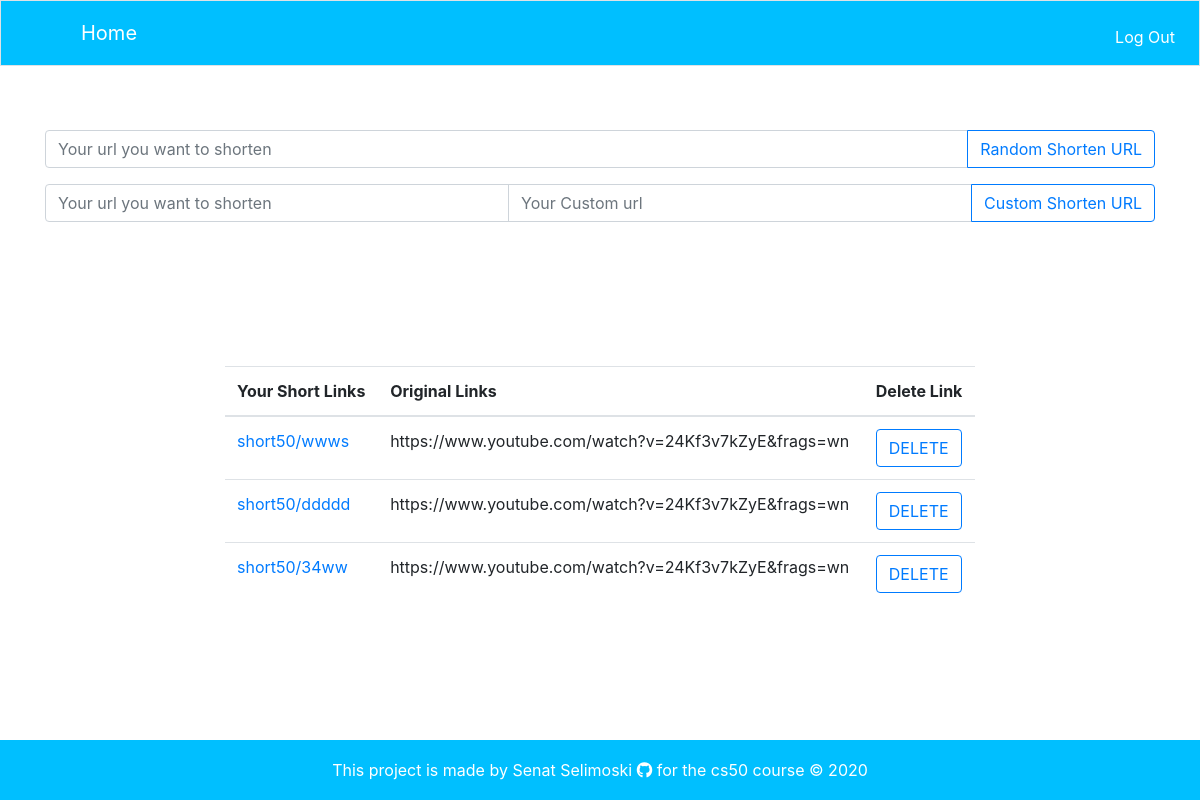
Page /home (signed in) on the earlier database version.
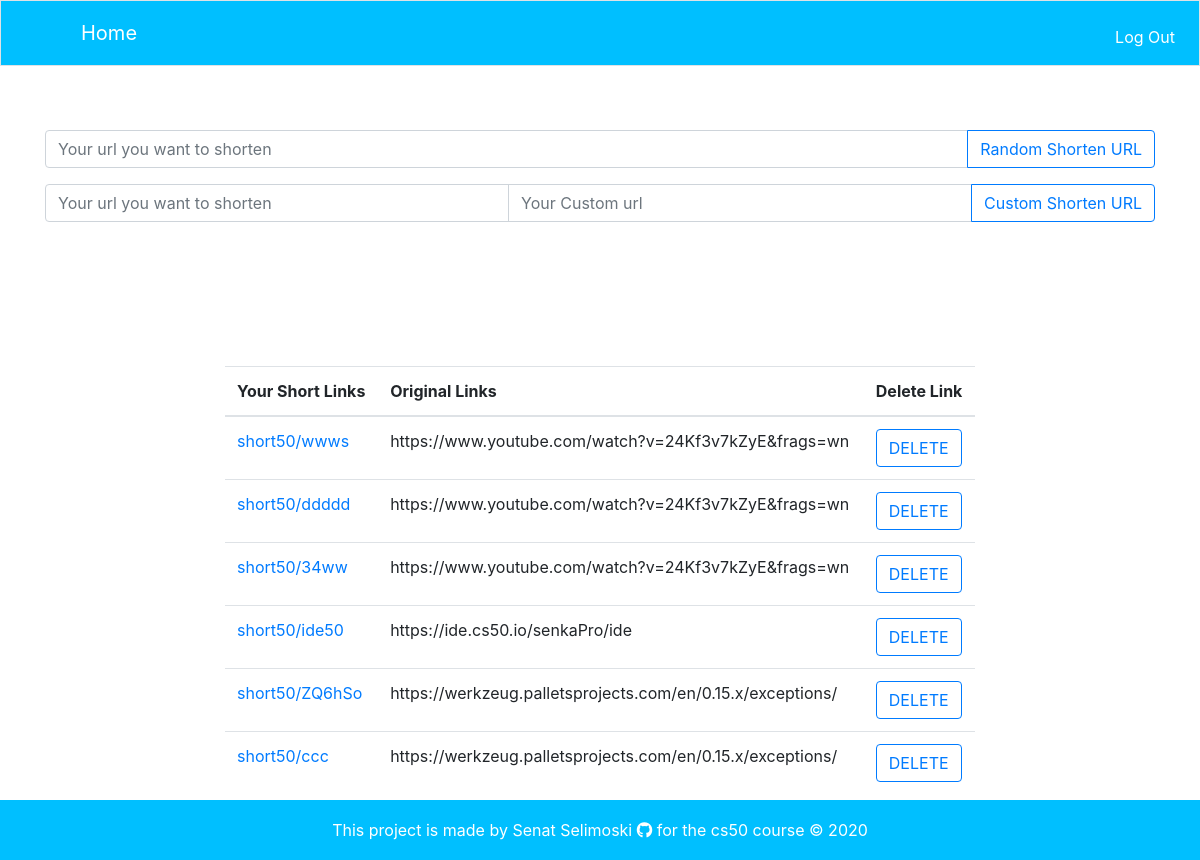
Same page on the later database version.
### models.py (models this page shows, shortened)
class ShortUrl(db.Model):
    __tablename__ = 'shortenurls'
    id = db.Column(db.Integer, primary_key=True)
    user = db.Column(db.String, db.ForeignKey('users.username'), nullable=False)
    link = db.Column(db.String, nullable=False)
    short_code = db.Column(db.String, unique=True)
    custom_code = db.Column(db.String, unique=True)

### app.py (the view)
@app.route("/home")
@login_required
def home():
    try:
        user = User.query.filter_by(username=session['username']).first()
        codes = user.links
    except HTTPException as e:
        return e
    return render_template('home.html', user=user,codes=codes)

### helpers.py (called while the page is built)
def login_required(f):
    @wraps(f)
    def decorated_function(*args, **kwargs):
        user = User.query.filter_by(username=session['username']).first()
        if user.is_authenticated == False:
            return redirect("/login")
        return f(*args, **kwargs)
    return decorated_function

### templates/home.html (shortened to what this page needs)
{% extends "base.html" %}
{% block body%}
<div class="container" id="links-inputs">
    <div class="row">
        <div class="col">
            <form  action="{{url_for('random_shorten')}}"method="post" >
            <div class="input-group mb-3">
              <input type="text" name="url" class="form-control" placeholder="Your url you want to shorten" aria-label="Recipient's username" aria-describedby="basic-addon2">
              <div class="input-group-append">
                <button class="btn btn-outline-primary" type="submit">Random Shorten URL</button>
              </div>
            </div>
            </form>
        </div>
        </div>
        <div class="row">
        <div class="col">
        <form action="{{url_for('custom_shorten')}}"method="post" >
        <div class="input-group mb-3">
          <input type="text" name="url" class="form-control" placeholder="Your url you want to shorten" aria-label="Recipient's username" aria-describedby="basic-addon2">
          <input type="text" name="custom_url"class="form-control" placeholder="Your Custom url">
          <div class="input-group-append">
            <button class="btn btn-outline-primary" type="submit">Custom Shorten URL</button>
          </div>
        </div>
        </form>
        </div>
        </div>
    </div>
</div>
<div class="container-fluid">
<div class="row">
    <div class="col-md-8 offset-2">
    {% if codes %}
    <table class="table table-hover">
        <thead>
        <tr>
          <th scope="col">Your Short Links</th>
          <th scope="col">Original Links</th>
          <th scope="col">Delete Link</th>
        </tr>
        </thead>
        <tbody>
        {% for code in codes %}
        <tr>
        {% if code.short_code  %}
          <td><a href="/{{code.short_code}}" target="_blank">short50/{{code.short_code}}</a></td>
          <td>{{code.link}}</td>
          <td><a href="/delete/{{code.id}}" class="btn btn-outline-primary" role="button">DELETE</a></td>
        {% else %}
            <td><a href="/{{code.custom_code}}"target="_blank">short50/{{code.custom_code}}</a></td>
            <td>{{code.link}}</td>
            <td><a href="/delete/{{code.id}}" class="btn btn-outline-primary" role="button">DELETE</a></td>
          </tr>
        {%endif%}
        {% endfor %}
        </tbody>
    </table>
    {% endif %}
</div>
</div>
</div>
{% endblock %}

### templates/base.html (shortened to what this page needs)
<!doctype html>
<html lang="en">
  <head>
    <link rel="stylesheet" href="https://use.fontawesome.com/releases/v5.8.2/css/all.css">
    <link rel="stylesheet" href="https://stackpath.bootstrapcdn.com/bootstrap/4.4.1/css/bootstrap.min.css">
    <link rel="stylesheet" href="static/main.css" >
  </head>
  <body>
    <nav class="navbar navbar-expand-md navbar-light bg-light border">
    {% if session.username %}
        <a class="navbar-brand" href="{{url_for('home')}}"><span>Home</span></a>
        <div class="collapse navbar-collapse" id="navbar">
                <ul class="navbar-nav ml-auto mt-2">
                    <li class="nav-item"><a class="nav-link" href="{{url_for('logout')}}">Log Out</a></li>
                </ul>
            {% endif %}
        </div>
    </nav>
    <div class="container-fluid">
        <div class="row">
            {% block body%}
            {% endblock %}
        </div>
    <footer class="footer">
        <div class="footer-container">
            <span class="text-muted">This project is made by Senat Selimoski <a href="https://github.com/senkaPro" target="_blank"><i class="fab fa-github"></i></a> for the cs50 course &copy; 2020</span>
        </div>
    </footer>
  </body>
</html>

### static/main.css (style rules this page uses)
.bg-light { background-color: deepskyblue!important; }
.navbar-light .navbar-nav .nav-link { color: #fff; }
.navbar-light .navbar-brand { color: #fff; }
.navbar-brand { padding-left: 4rem; }
html { position: relative; min-height: 100%; }
body { margin-bottom: 50px; }
.footer { position: absolute; bottom: 0; width: 100%; height: 60px; line-height: 60px; background-color: deepskyblue; }
.footer-container { width: auto; padding: 0 10px; text-align: center; }
.text-muted { color: #fff !important; }
.text-muted a { color: #fff !important; font-weight: bold; }
.navbar-nav { margin-left:5rem; }
#links-inputs { margin-top:4rem; }
.table { margin-top:8rem; }

Differences in the rows shown:
added ShortUrl: custom_code "ide50", link "https://ide.cs50.io/senkaPro/ide"
added ShortUrl: short_code "ZQ6hSo", link "https://werkzeug.palletsprojects.com/en/0.15.x/exceptions/"
added ShortUrl: custom_code "ccc", link "https://werkzeug.palletsprojects.com/en/0.15.x/exceptions/"
